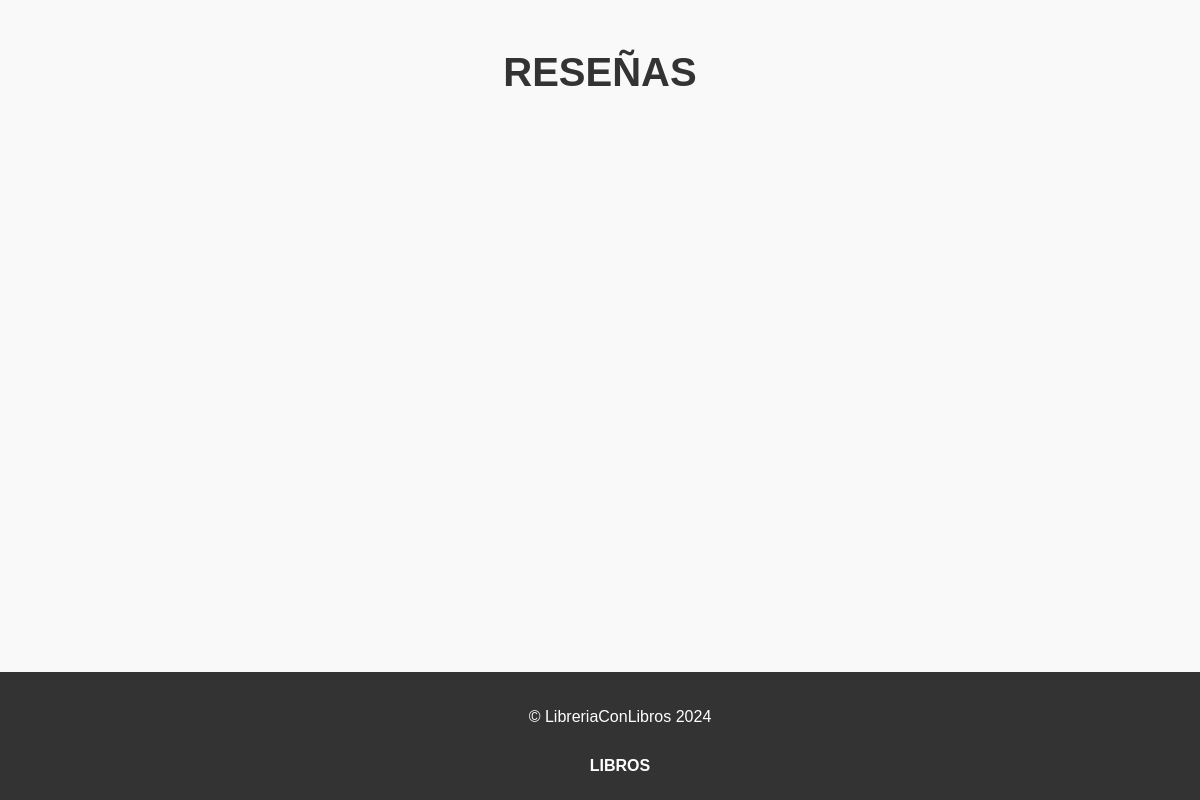
/resenas/, run on an earlier commit of the app's database.
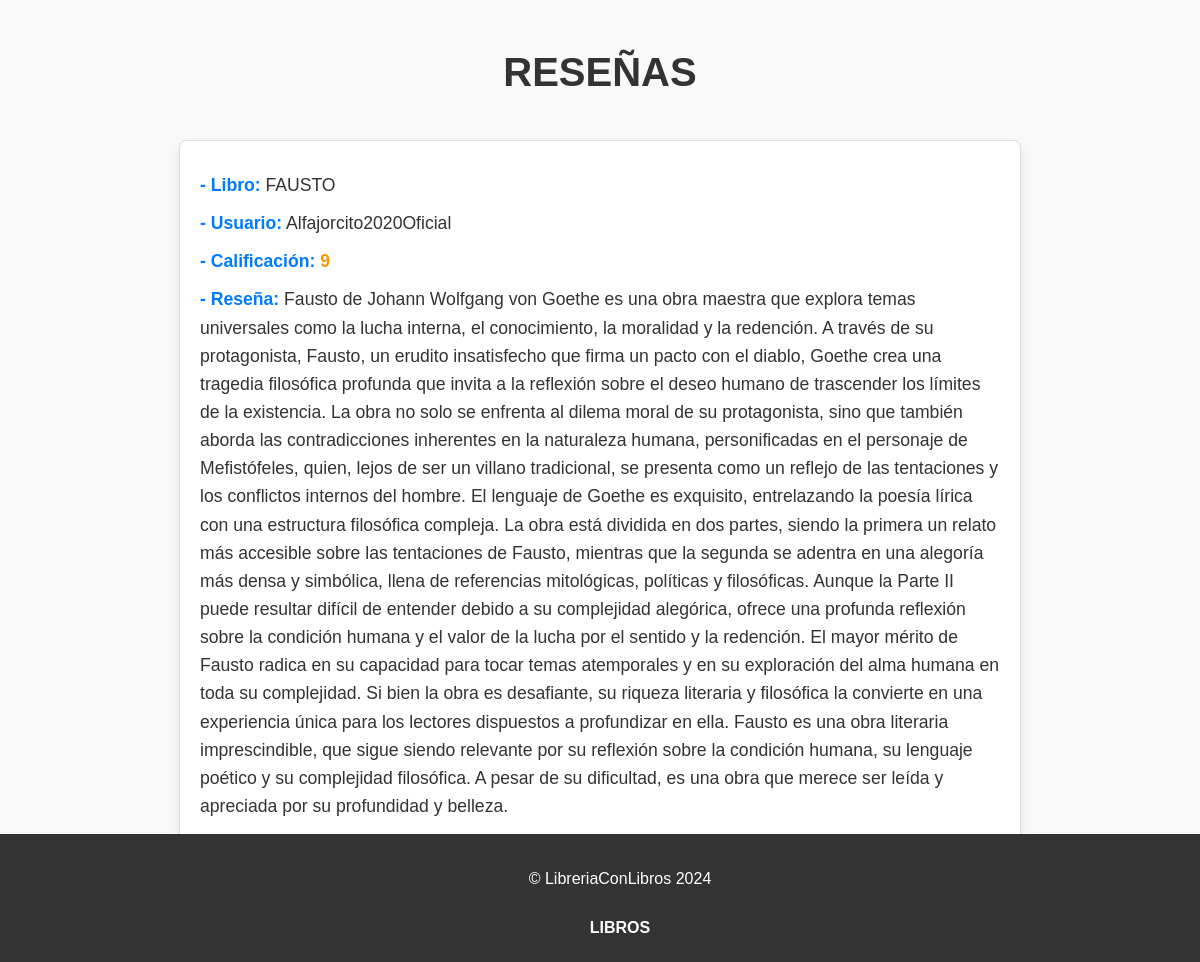
And on a later commit of the database.
### reviews/models.py (models this page shows, shortened)
class Resena(models.Model):
    libro = models.ForeignKey(Libro, on_delete=models.CASCADE)
    nombre_usuario = models.CharField(max_length=100)
    texto = models.TextField()
    calificacion = models.IntegerField()

class Libro(models.Model):
    titulo = models.CharField(max_length=200)
    autor = models.CharField(max_length=100)
    fecha_publicacion = models.DateField()
    isbn = models.CharField(max_length=13)

### reviews/views.py (the view)
# urls.py: path('resenas/', views.lista_resenas, name='lista_resenas'),
def lista_resenas(request):
    resenas = Resena.objects.all()
    return render(request, 'reviews/lista_resenas.html', {'resenas': resenas})

### reviews/templates/reviews/lista_resenas.html (shortened to what this page needs)
<!DOCTYPE html>
<html lang="es">
<head>
    {% load static %}
    <link rel="stylesheet" type="text/css" href="{% static 'reviews/css/lista_resenas.css' %}">
</head>
<body>
    <h1>RESEÑAS</h1>
    <ul>
        {% for resena in resenas %}
            <li>
                <p><strong>- Libro:</strong> {{ resena.libro.titulo }}</p>
                <p><strong>- Usuario:</strong> {{ resena.nombre_usuario }}</p>
                <p><strong>- Calificación:</strong> <span class="calificacion">{{ resena.calificacion }}</span></p>
                <p><strong>- Reseña:</strong> {{ resena.texto }}</p>
            </li>
        {% endfor %}
    </ul>
    <footer>
        <p>&copy; LibreriaConLibros 2024</p>
		<a href="http://127.0.0.1:8000/libros/" class="ir-a-libro">LIBROS</a>
    </footer>
</body>
</html>

What changed in the data, as far as the page shows it:
added Resena: libro.titulo "FAUSTO", nombre_usuario "Alfajorcito2020Oficial", calificacion "9", texto "Fausto de Johann Wolfgang von Goethe es una obra maestra que explora temas universales como la lucha interna, el conocimiento, la moralidad y la redención. A través de su protagonista, Fausto, un erudito insatisfecho que firma un pacto con el diablo, Goethe crea una tragedia filosófica profunda que invita a la reflexión sobre el deseo humano de trascender los límites de la existencia. La obra no solo se enfrenta al dilema moral de su protagonista, sino que también aborda las contradicciones inherentes en la naturaleza humana, personificadas en el personaje de Mefistófeles, quien, lejos de ser un villano tradicional, se presenta como un reflejo de las tentaciones y los conflictos internos…"
